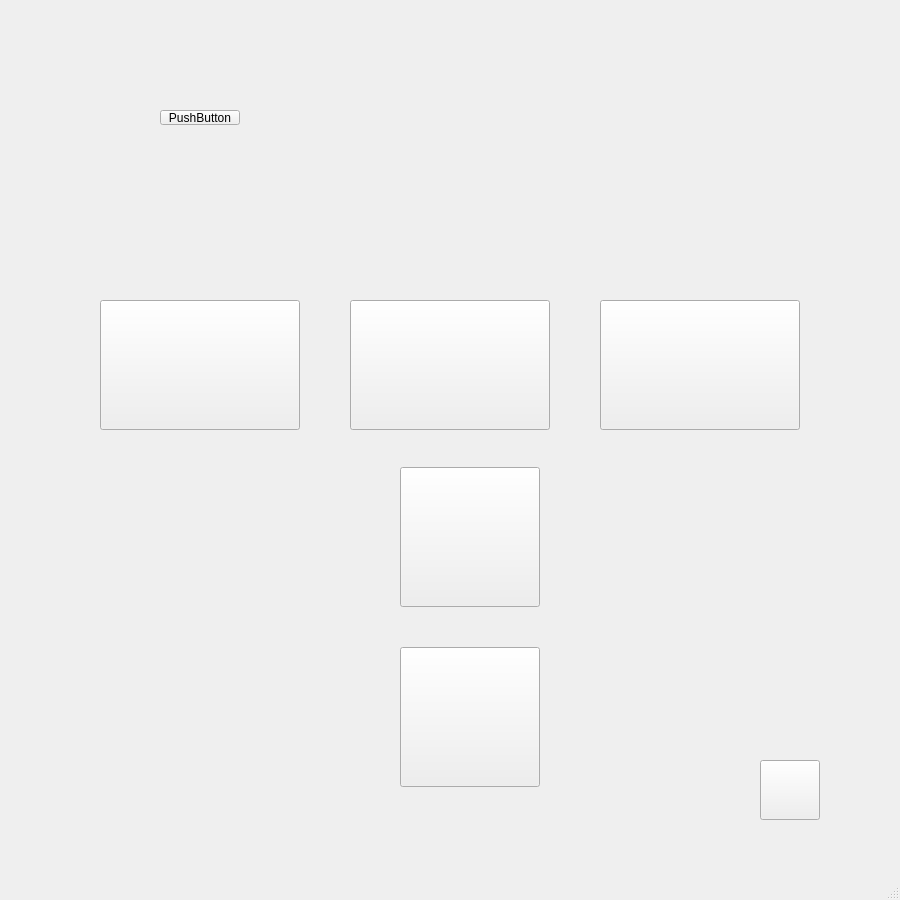
<?xml version="1.0" encoding="UTF-8"?>
<ui version="4.0">
 <class>Gamesetup</class>
 <widget class="QMainWindow" name="Gamesetup">
  <property name="geometry">
   <rect>
    <x>0</x>
    <y>0</y>
    <width>900</width>
    <height>900</height>
   </rect>
  </property>
  <property name="windowTitle">
   <string>动物连连看</string>
  </property>
  <widget class="QWidget" name="centralwidget">
   <widget class="QPushButton" name="pushButton">
    <property name="geometry">
     <rect>
      <x>160</x>
      <y>110</y>
      <width>80</width>
      <height>15</height>
     </rect>
    </property>
    <property name="text">
     <string>PushButton</string>
    </property>
   </widget>
   <widget class="QLabel" name="label">
    <property name="geometry">
     <rect>
      <x>0</x>
      <y>0</y>
      <width>900</width>
      <height>900</height>
     </rect>
    </property>
    <property name="text">
     <string/>
    </property>
    <property name="pixmap">
     <pixmap resource="icon.qrc">:/new/jpg/source/设置/setup.jpg</pixmap>
    </property>
   </widget>
   <widget class="QPushButton" name="pushButton_2">
    <property name="geometry">
     <rect>
      <x>100</x>
      <y>300</y>
      <width>200</width>
      <height>130</height>
     </rect>
    </property>
    <property name="cursor">
     <cursorShape>PointingHandCursor</cursorShape>
    </property>
    <property name="text">
     <string/>
    </property>
    <property name="icon">
     <iconset>
      <normaloff>:/new/jpg/source/设置/简单1.jpg</normaloff>:/new/jpg/source/设置/简单1.jpg</iconset>
    </property>
    <property name="iconSize">
     <size>
      <width>200</width>
      <height>130</height>
     </size>
    </property>
   </widget>
   <widget class="QPushButton" name="pushButton_3">
    <property name="geometry">
     <rect>
      <x>350</x>
      <y>300</y>
      <width>200</width>
      <height>130</height>
     </rect>
    </property>
    <property name="cursor">
     <cursorShape>PointingHandCursor</cursorShape>
    </property>
    <property name="text">
     <string/>
    </property>
    <property name="icon">
     <iconset resource="icon.qrc">
      <normaloff>:/new/jpg/source/设置/透明.png</normaloff>:/new/jpg/source/设置/透明.png</iconset>
    </property>
    <property name="iconSize">
     <size>
      <width>200</width>
      <height>130</height>
     </size>
    </property>
   </widget>
   <widget class="QPushButton" name="pushButton_4">
    <property name="geometry">
     <rect>
      <x>600</x>
      <y>300</y>
      <width>200</width>
      <height>130</height>
     </rect>
    </property>
    <property name="cursor">
     <cursorShape>PointingHandCursor</cursorShape>
    </property>
    <property name="text">
     <string/>
    </property>
    <property name="icon">
     <iconset resource="icon.qrc">
      <normaloff>:/new/jpg/source/设置/透明.png</normaloff>:/new/jpg/source/设置/透明.png</iconset>
    </property>
    <property name="iconSize">
     <size>
      <width>200</width>
      <height>130</height>
     </size>
    </property>
   </widget>
   <widget class="QPushButton" name="pushButton_5">
    <property name="geometry">
     <rect>
      <x>400</x>
      <y>647</y>
      <width>140</width>
      <height>140</height>
     </rect>
    </property>
    <property name="cursor">
     <cursorShape>PointingHandCursor</cursorShape>
    </property>
    <property name="text">
     <string/>
    </property>
    <property name="iconSize">
     <size>
      <width>140</width>
      <height>140</height>
     </size>
    </property>
   </widget>
   <widget class="QPushButton" name="pushButton_6">
    <property name="geometry">
     <rect>
      <x>400</x>
      <y>467</y>
      <width>140</width>
      <height>140</height>
     </rect>
    </property>
    <property name="cursor">
     <cursorShape>PointingHandCursor</cursorShape>
    </property>
    <property name="styleSheet">
     <string notr="true"/>
    </property>
    <property name="text">
     <string/>
    </property>
    <property name="iconSize">
     <size>
      <width>140</width>
      <height>140</height>
     </size>
    </property>
   </widget>
   <widget class="QPushButton" name="pushButton_7">
    <property name="geometry">
     <rect>
      <x>760</x>
      <y>760</y>
      <width>60</width>
      <height>60</height>
     </rect>
    </property>
    <property name="text">
     <string/>
    </property>
    <property name="icon">
     <iconset resource="icon.qrc">
      <normaloff>:/new/jpg/source/设置/返回1.png</normaloff>:/new/jpg/source/设置/返回1.png</iconset>
    </property>
    <property name="iconSize">
     <size>
      <width>60</width>
      <height>60</height>
     </size>
    </property>
   </widget>
  </widget>
  <widget class="QMenuBar" name="menubar">
   <property name="geometry">
    <rect>
     <x>0</x>
     <y>0</y>
     <width>900</width>
     <height>17</height>
    </rect>
   </property>
  </widget>
  <widget class="QStatusBar" name="statusbar"/>
 </widget>
 <resources>
  <include location="icon.qrc"/>
 </resources>
 <connections/>
</ui>
